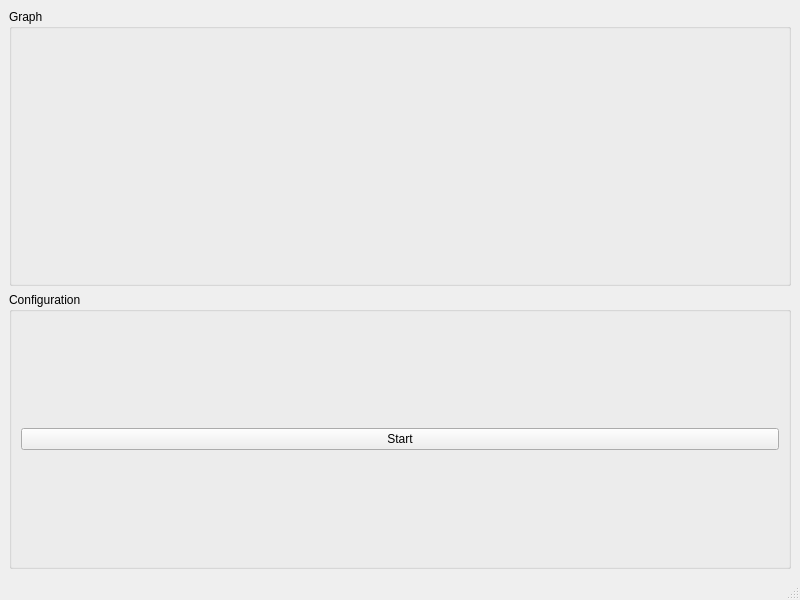
<?xml version="1.0" encoding="UTF-8"?>
<ui version="4.0">
 <class>MainWindow</class>
 <widget class="QMainWindow" name="MainWindow">
  <property name="geometry">
   <rect>
    <x>0</x>
    <y>0</y>
    <width>800</width>
    <height>600</height>
   </rect>
  </property>
  <property name="windowTitle">
   <string>MainWindow</string>
  </property>
  <widget class="QWidget" name="centralwidget">
   <layout class="QVBoxLayout" name="verticalLayout">
    <item>
     <widget class="QGroupBox" name="groupBox">
      <property name="title">
       <string>Graph</string>
      </property>
      <layout class="QHBoxLayout" name="horizontalLayout">
       <item>
        <widget class="PlotWidget" name="graphWidget" native="true"/>
       </item>
      </layout>
     </widget>
    </item>
    <item>
     <widget class="QGroupBox" name="groupBox_2">
      <property name="title">
       <string>Configuration</string>
      </property>
      <property name="flat">
       <bool>false</bool>
      </property>
      <property name="checkable">
       <bool>false</bool>
      </property>
      <layout class="QHBoxLayout" name="horizontalLayout_2">
       <item>
        <widget class="QPushButton" name="resumeButton">
         <property name="text">
          <string>Start</string>
         </property>
        </widget>
       </item>
      </layout>
     </widget>
    </item>
   </layout>
  </widget>
  <widget class="QMenuBar" name="menubar">
   <property name="geometry">
    <rect>
     <x>0</x>
     <y>0</y>
     <width>800</width>
     <height>19</height>
    </rect>
   </property>
  </widget>
  <widget class="QStatusBar" name="statusbar"/>
 </widget>
 <customwidgets>
  <customwidget>
   <class>PlotWidget</class>
   <extends>QWidget</extends>
   <header>pyqtgraph</header>
   <container>1</container>
  </customwidget>
 </customwidgets>
 <resources/>
 <connections/>
</ui>
